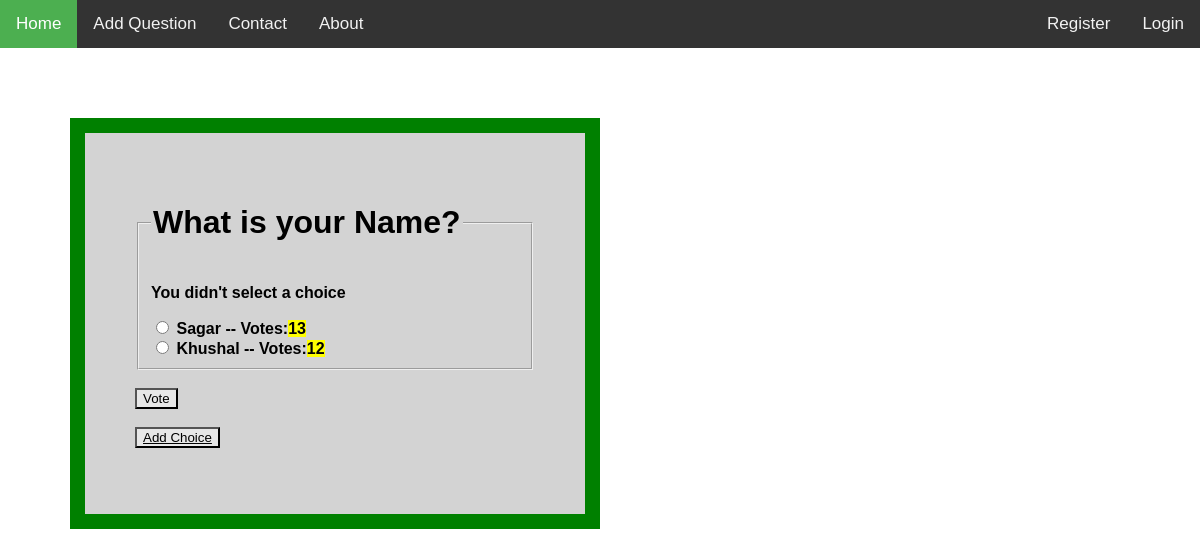
The app's page /polls/1/votes/ with its own data.
### polls/models.py (models this page shows, shortened)
class Question(models.Model):
	question_text = models.CharField(max_length=200)
	pub_date = models.DateTimeField("date published")
	author = models.ForeignKey(User, on_delete=models.CASCADE)

class Choice(models.Model):
	question=models.ForeignKey(Question, on_delete=models.CASCADE)
	choice_text = models.CharField(max_length=200)
	votes=models.IntegerField(default=0)

### polls/views.py (the view)
# urls.py: path("<int:question_id>/votes/", views.vote, name="vote"),
def vote(request, question_id):
	question_detail = get_object_or_404(Question, pk=question_id)
	try:
		ch=question_detail.choice_set.get(pk=request.POST['choice'])
	except (KeyError, Choice.DoesNotExist):
		return render(request, "polls/detail.html", {"question":question_detail,
			"error_messages":"You didn't select a choice"})
	else:
		ch.votes+=1
		ch.save()
		return HttpResponseRedirect(reverse("detail", args=(question_detail.id, )))

### polls/templates/polls/detail.html (shortened to what this page needs)
{% extends "polls/base.html" %}
{% block content %}
	<form action="{% url 'vote' question.id %}" method="post">
		<fieldset>
		{% if error_messages %}
		<p><strong>{{ error_messages }}</strong></p>
		{% endif %}
		<legend><h1>{{ question.question_text }}</h1></legend>
		{% for ch in question.choice_set.all %}
		   <input type="radio" name="choice" id="choice{{ forloop.counter }}" value="{{ ch.id }}">
		   <label for="choice{{ forloop.counter }}"><strong>{{ ch.choice_text }} -- Votes:<mark style="background-color: yellow;color: black;">{{ ch.votes }}</mark></strong></label><br>
		{% endfor %}
		</fieldset>
		<br>
		<input type="submit" value="Vote" style="background-color: #e7e7e7; color: black;"><br>
		<br>
		<button style="background-color: #e7e7e7; color: black;"><a href="{% url 'add_choice' question.id %}" style="color:black;">Add Choice</a></button>
	</form>
{% endblock %}

### polls/templates/polls/base.html (style rules this page uses)
body { margin: 0; font-family: Arial, Helvetica, sans-serif; }

### records on screen
Question: question_text "What is your Name?"
Choice: choice_text "Sagar", votes "13"
Choice: choice_text "Khushal", votes "12"

### other values on screen
{{ error_messages }} "You didn't select a choice"
